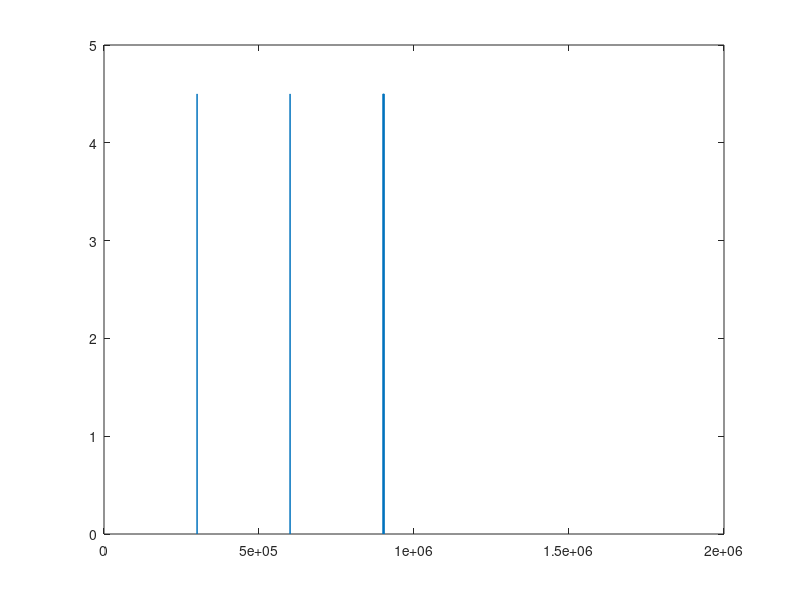

Write MATLAB code to recreate this figure.
sampleRate = 300e3;
t_on = sampleRate/600;
duration = 5;

outputN = zeros(1,(duration*sampleRate));
t = 1:(duration*sampleRate);

% 1 second
for i = (sampleRate+1):(sampleRate+t_on+1)
    outputN(i) = 4.5;
end

% Second Second
for i = (2*sampleRate+2):(2*sampleRate + t_on+1)
    outputN(i) = 4.5;
end

% Third Second
for i = (3*sampleRate+2):(3*sampleRate + t_on+1)
    outputN(i) = 4.5;
end
next = 3*sampleRate+(2*(t_on)+2)
for i = next:next+t_on+1
    outputN(i) = 4.5;
end

next1 = 3*sampleRate+(4*(t_on)+2)
for i = next1:next1+t_on+1
    outputN(i) = 4.5;
end

next2 = 3*sampleRate+(6*(t_on)+2)
for i = next2:next2+t_on+1
    outputN(i) = 4.5;
end
plot(t,outputN)
%axis([0 600 0 5])